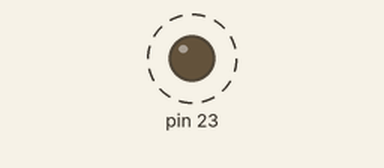
This sketch was run on a simulated Arduino Uno, built with avr-gcc and run on an emulated ATmega328P. Shown: output pins drawn as LEDs (lit = HIGH). Dashed ring = blinking.

Above: at 0.2 s.
Timing chart, 0 to 3.0 s (numbered marks = the images above):
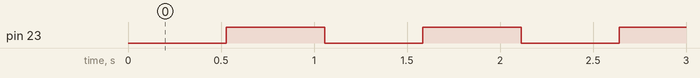

The sketch:

Exercise3.ino
```cpp
#define F_CPU 16000000L
#include <avr/io.h>
#include <avr/interrupt.h>

#define set_bit(value, bit) ( _SFR_BYTE(value) |= _BV(bit) )
#define clear_bit(value, bit) ( _SFR_BYTE(value) &= ~_BV(bit) )

volatile int count = 0;
uint8_t state = 0;

ISR(TIMER2_COMPA_vect) {
    count++;
    TCNT2 = 0;
}

int main(void) {
    set_bit(DDRB, 7);
    clear_bit(PORTB, 7);

    TCCR2B |= (1 << CS22) | (1 << CS21) | (1 << CS20);
    TIMSK2 |= (1 << OCIE2A);
    OCR2A = 128;
    sei();

    while (1) {
        if (count == 64) {
            count = 0;
            state = !state;
            if (state) set_bit(PORTB, 7);
            else clear_bit(PORTB, 7);
        }
    }
    return 0;
}
```

Measured:
- by itself, pin 23: alternates HIGH for 0.53 s and LOW for 0.53 s
